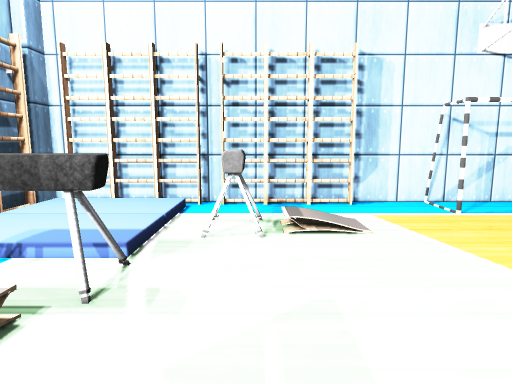
[1] (above)

18 first-person views from a walk through a scene from a Unity 3-D project. The camera is 1.2 m above the floor, tilts 8° down and sees 75° across. The floor is counted in squares, 1 m on a side. Each view is taken from the middle of a square. On the plan, view 1 faces up. The plan holds only what a view shows up to about 14 squares ahead; the rest is blank. The player is left out. Door leaves are left out, so doorways stand open. Some surface patterns are stand-ins.

[2]
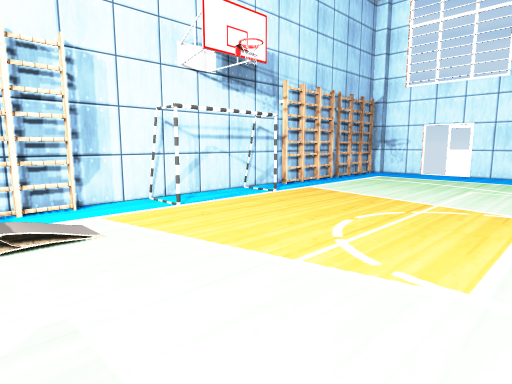

[3]
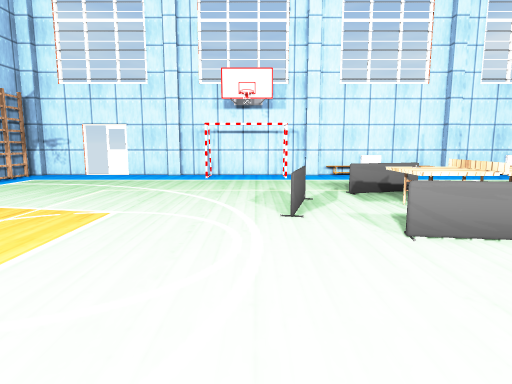

[4]
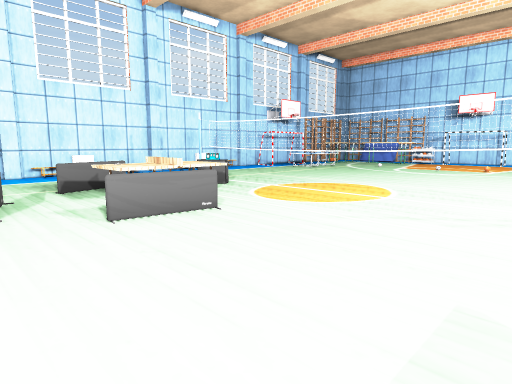

[5]
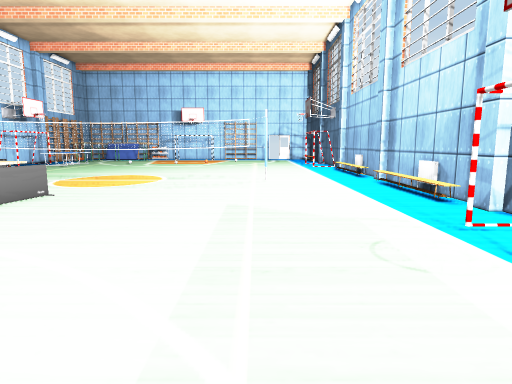

[6]
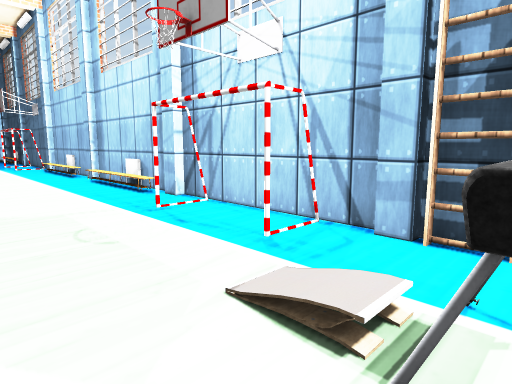

[7]
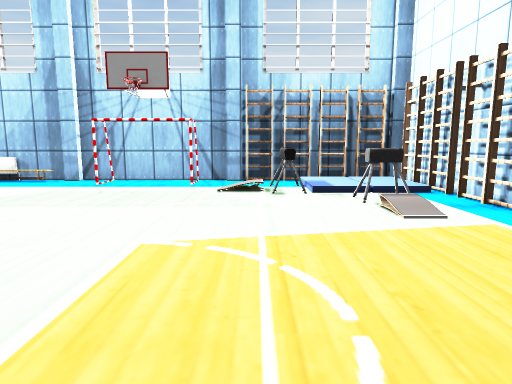

[8]
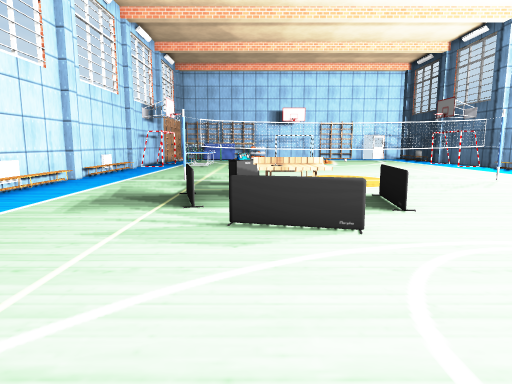

[9]
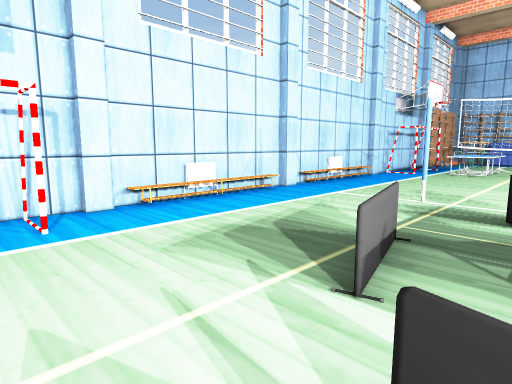

[10]
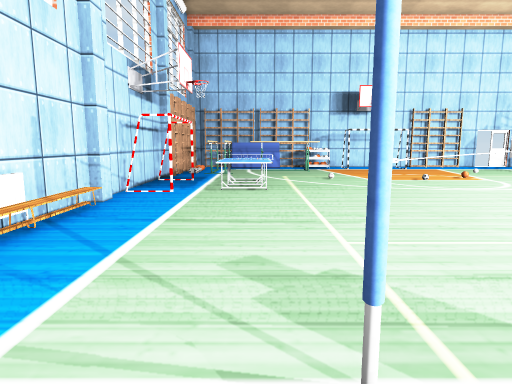

[11]
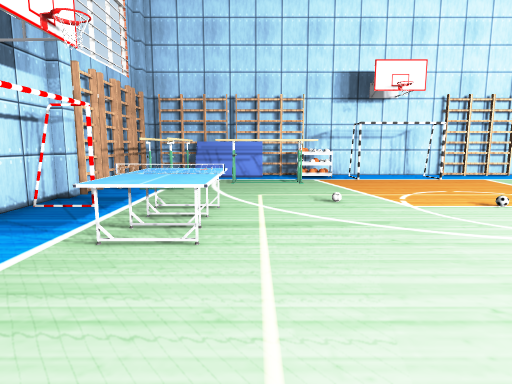

[12]
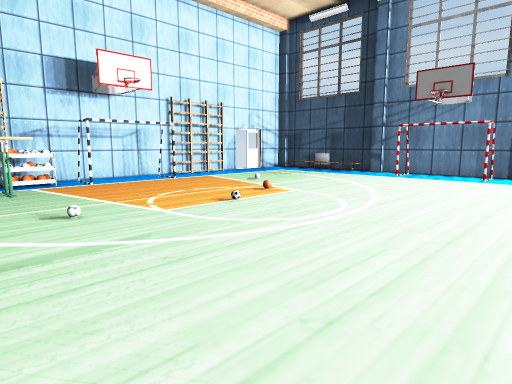

[13]
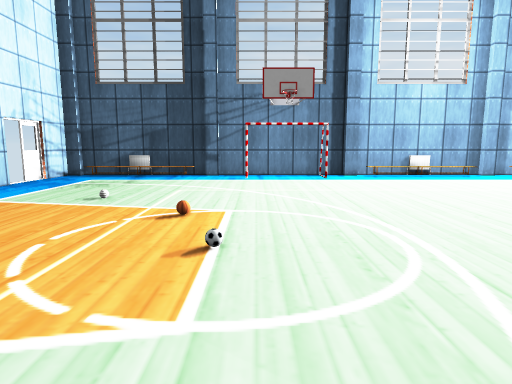

[14]
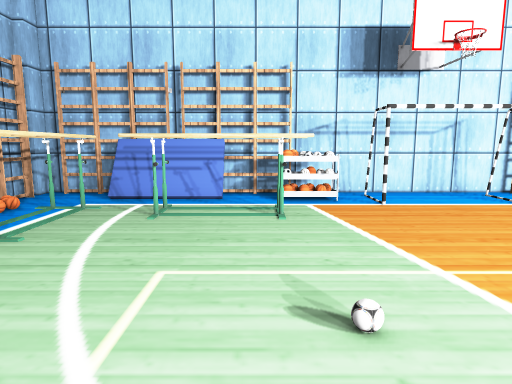

[15]
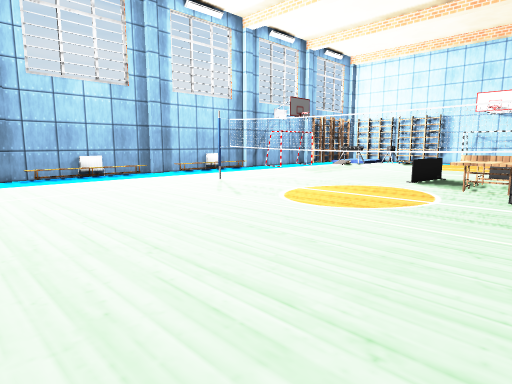

[16]
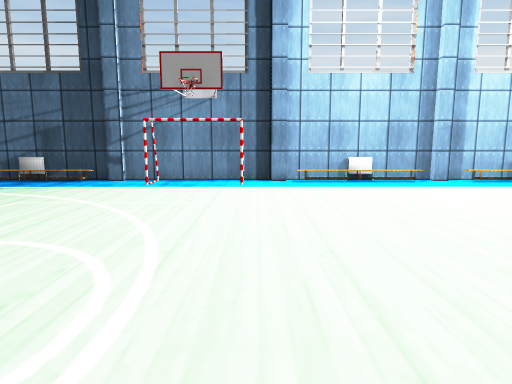

[17]
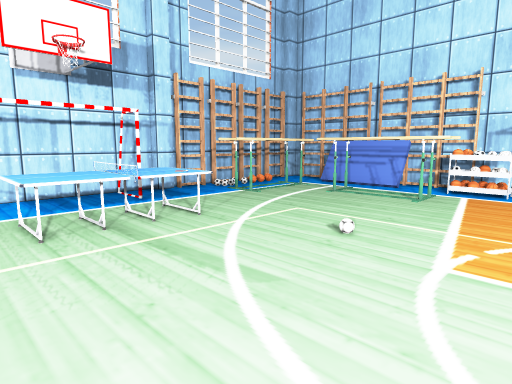

[18]
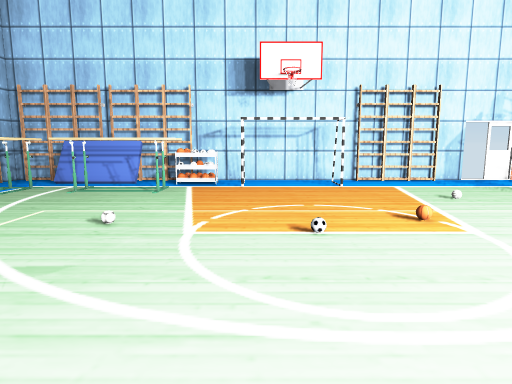

### Floor plan
Points are (right, up) in squares from view 1. A wall is a line through its corners. A room is listed if a view was taken in it or the views show most of it. See-through windows are left out.
Room 1 (views 1, 2, 3, 4, 5, 6, 7, 8, 9, 10)
walls: (8.3, 7) (1.4, 7); (14.2, 1) (14.2, 1.6); (-4.2, 1.6) (-4.2, 1); (-4.2, -3.9) (-4.2, -4.5); (-0.4, 7) (-1.5, 7); (-4.5, 1) (-4.5, -4); (14.5, 1.5) (14.5, 4.1); (14.2, -4.5) (14.2, -3.9); (14.5, -4) (14.5, 1.1); (-4.5, -4.5) (-4.5, -8.5); (11.5, 7) (10.4, 7); (14.5, 4.8) (14.5, 6.6); (-3.4, 7) (-4.2, 7) (-4.2, 6.5); (14.2, 6.5) (14.2, 7) (13.4, 7); (14.5, -8.5) (14.5, -4.5); (-4.5, 6.6) (-4.5, 1.5)
glass walls: (-0.4, -9.5) (10.5, -9.5)
ways out: opening at (-2.5, -9.5) to room 2; opening at (8, -10) to room 2; opening at (12.5, -9.2) to room 2; open door at (15, 4)
objects: other object (-4, -7); other object (-4, -3); other object (-4, 0); other object (-4, 2) to (-4, 3); other object (-4, 4) to (-4, 6); other object (-3, 3) to (-1, 3); other object (-3, 7) to (-2, 7); other object (0, 5); other object (0, 7) to (1, 7); other object (4, 7); other object (5, -6) to (5, -4); other object (6, -7) to (8, -5); other object (6, 7); other object (7, -3) to (8, -3); other object (8, -9) to (9, -8); other object (9, -6) to (10, -5); other object (9, 7) to (10, 7); other object (12, 7) to (13, 7); other object (14, -3); other object (14, 0)
Room 2 (views 11, 12, 13, 14, 15, 16, 17, 18)
walls: (-4.2, -20.4) (-4.2, -21); (14.2, -15.5) (14.2, -14.9); (14.2, -21) (14.2, -20.4); (-4.2, -14.9) (-4.2, -15.5); (14.5, -20.5) (14.5, -16); (-4.5, -15.4) (-4.5, -20.5); (-4.5, -21) (-4.5, -26); (14.5, -15) (14.5, -10.1); (-1.1, -26.5) (14.2, -26.5) (14.2, -25.9); (-4.2, -25.9) (-4.2, -26.5) (-1.9, -26.5); (14.2, -10) (14.2, -9.4); (14.5, -26) (14.5, -21.1); (-4.5, -9.9) (-4.5, -15); (-4.2, -9.4) (-4.2, -10); (14.5, -9.5) (14.5, -8.5); (-4.5, -8.5) (-4.5, -9.5)
glass walls: (7.4, -9.5) (-0.4, -9.5)
ways out: opening at (-2.5, -9.5) to room 1; opening at (8, -10) to room 1; opening at (12.5, -9.2) to room 1; open door at (-2, -27)
objects: other object (-4, -24); other object (-4, -19); other object (-4, -12); other object (0, -26) to (2, -26); other object (6, -26); other object (7, -26) to (8, -25); other object (8, -24) to (11, -24); other object (9, -26) to (10, -26); other object (11, -26) to (13, -26); other object (11, -19) to (12, -17); other object (12, -25) to (13, -22); other object (14, -25) to (14, -24); other object (14, -23) to (14, -22); other object (14, -19); other object (14, -17)

Positions as (right, up) in squares from view 1, and headings:
1: (0, 0), facing up
2: (0, 0), facing up-right
3: (1, -2), facing right
4: (0, -2), facing down-right
5: (0, 2), facing down
6: (0, 3), facing down-left
7: (7, 2), facing left
8: (8, 2), facing down
9: (8, -2), facing down-right
10: (11, -8), facing down
11: (10, -13), facing down
12: (10, -14), facing down-left
13: (9, -19), facing left
14: (9, -18), facing down
15: (9, -17), facing up-left
16: (7, -16), facing left
17: (6, -16), facing down-right
18: (6, -15), facing down
